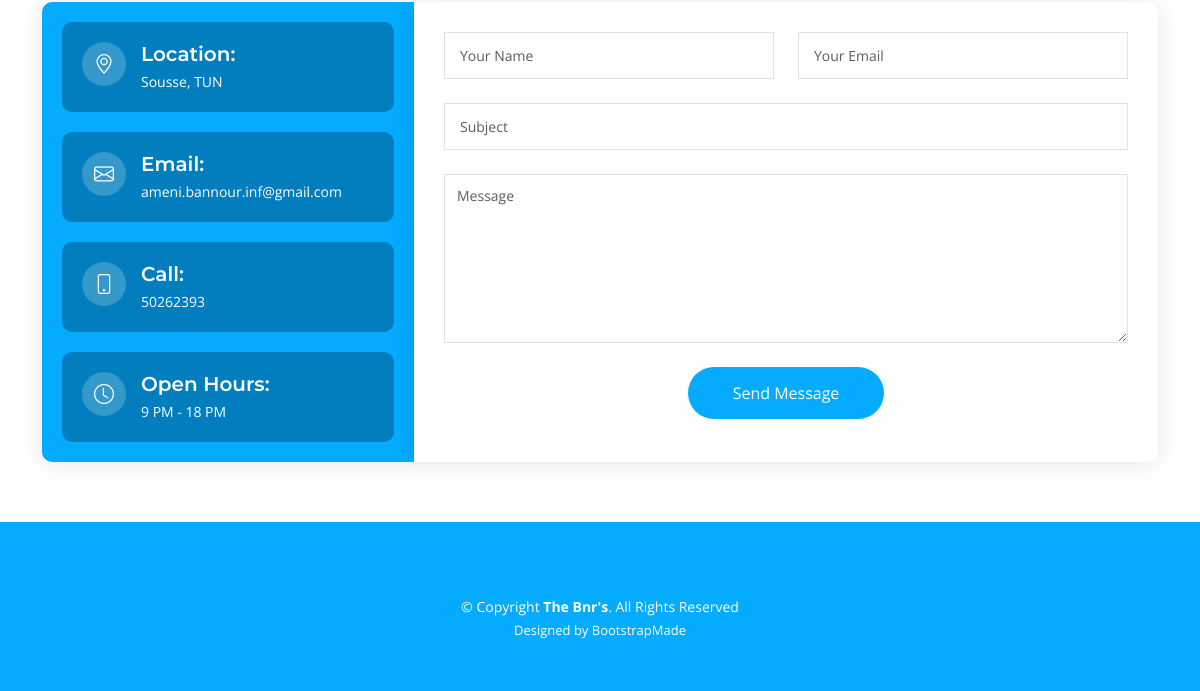
Before: / (lower part) with the older database file.
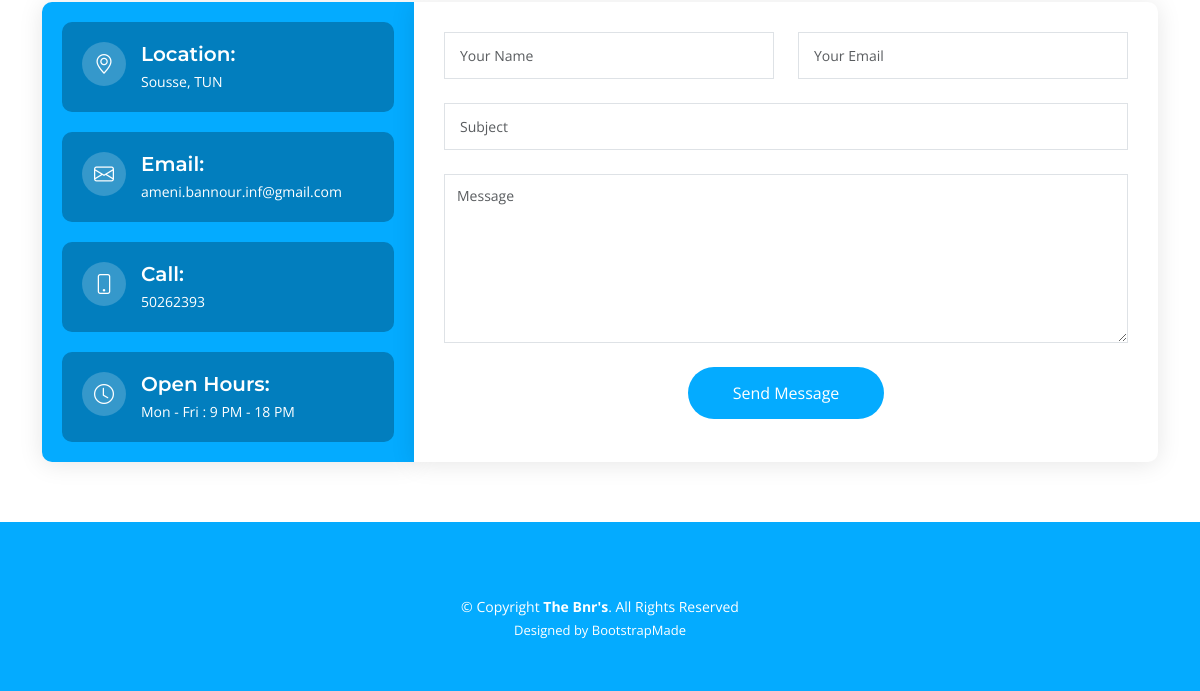
After: the same page with the newer database file.
### app/models.py (models this page shows, shortened)
class GeneralInfo(models.Model):
    company_name = models.CharField(max_length=255, default="company")
    location = models.CharField(max_length=255)
    email = models.EmailField()
    phone = models.CharField(max_length=20)
    open_hours = models.CharField(max_length=100, blank=True, null=True)
    video_url = models.URLField( blank=True, null=True)
    twitter_url = models.URLField( blank=True, null=True)
    facebook_url = models.URLField( blank=True, null=True)
    instagram_url = models.URLField( blank=True, null=True)
    linkedin_url = models.URLField( blank=True, null=True)

### app/views.py (the view)
# urls.py: path('', index )
def index(request):
    general_info = GeneralInfo.objects.first()
    print(f'general info : {general_info.company_name}')
    context={
    "company_name":general_info.company_name,
    "location" : general_info.location,
    "email" : general_info.email,
    "phone" : general_info.phone,
    "open_hours" : general_info.open_hours,
    "video_url" : general_info.video_url,
    "twitter_url" : general_info.twitter_url,
    "facebook_url" : general_info.facebook_url,
    "instagram_url" : general_info.instagram_url,
    "linkedin_url" : general_info.linkedin_url,
    }
    print(f"context is : {context}")
    return render(request,"index.html" ,context)

### templates/index.html (shortened to what this page needs)
{% extends 'assets/main.html' %}
{% load static %}
{% block mainContent %}
    <section id="contact" class="contact">
      <div class="container" data-aos="fade-up">
        <div class="row gx-lg-0 gy-4">
          <div class="col-lg-4">
            <div class="info-container d-flex flex-column align-items-center justify-content-center">
              <div class="info-item d-flex">
                <i class="bi bi-geo-alt flex-shrink-0"></i>
                <div>
                  <h4>Location:</h4>
                  <p>{{location}}</p>
                </div>
              </div>
              <div class="info-item d-flex">
                <i class="bi bi-envelope flex-shrink-0"></i>
                <div>
                  <h4>Email:</h4>
                  <p>{{email}}</p>
                </div>
              </div>
              <div class="info-item d-flex">
                <i class="bi bi-phone flex-shrink-0"></i>
                <div>
                  <h4>Call:</h4>
                  <p>{{phone}}</p>
                </div>
              </div>
              <div class="info-item d-flex">
                <i class="bi bi-clock flex-shrink-0"></i>
                <div>
                  <h4>Open Hours:</h4>
                  <p>{{open_hours}}</p>
                </div>
              </div>
            </div>
          </div>
          <div class="col-lg-8">
            <form action="" method="post" role="form" class="php-email-form">
              <div class="row">
                <div class="col-md-6 form-group">
                  <input type="text" name="name" class="form-control" id="name" placeholder="Your Name" required>
                </div>
                <div class="col-md-6 form-group mt-3 mt-md-0">
                  <input type="email" class="form-control" name="email" id="email" placeholder="Your Email" required>
                </div>
              </div>
              <div class="form-group mt-3">
                <input type="text" class="form-control" name="subject" id="subject" placeholder="Subject" required>
              </div>
              <div class="form-group mt-3">
                <textarea class="form-control" name="message" rows="7" placeholder="Message" required></textarea>
              </div>
              <div class="text-center"><button type="submit">Send Message</button></div>
            </form>
          </div>
        </div>
      </div>
    </section>
{% endblock mainContent %}

### templates/assets/main.html (shortened to what this page needs)
 {% load static %}
<!DOCTYPE html>
<html lang="en">
<head>
  <link href="{% static 'assets/vendor/bootstrap/css/bootstrap.min.css' %}" rel="stylesheet">
  <link href="{% static 'assets/vendor/bootstrap-icons/bootstrap-icons.css' %}" rel="stylesheet">
  <link href="{% static 'assets/vendor/aos/aos.css' %}" rel="stylesheet">
  <link href="{% static 'assets/vendor/glightbox/css/glightbox.min.css' %}" rel="stylesheet">
  <link href="{% static 'assets/vendor/swiper/swiper-bundle.min.css' %}" rel="stylesheet">
  <link href="{% static 'assets/css/main.css' %}" rel="stylesheet">
</head>
<body>
  <main id="main">
{% block mainContent %}
{% endblock mainContent %}
  </main>
 {% include 'assets/footer.html' %}
</body>
</html>

### templates/assets/header.html (shortened to what this page needs)
{% load static %}

### templates/assets/footer.html
{% load static %}
 <footer id="footer" class="footer">
    <div class="container mt-4">
      <div class="copyright">
        &copy; Copyright <strong><span>{{company_name}}</span></strong>. All Rights Reserved
      </div>
      <div class="credits">
        Designed by <a href="https://bootstrapmade.com/">BootstrapMade</a>
      </div>
    </div>
  </footer>

### static/assets/css/main.css (style rules this page uses)
:root { --font-default: "Open Sans", system-ui, -apple-system, "Segoe UI", Roboto, "Helvetica Neue", Arial, "Noto Sans", "Liberation Sans", sans-serif, "Apple Color Emoji", "Segoe UI Emoji", "Segoe UI Symbol", "Noto Color Emoji"; --font-primary: "Montserrat", sans-serif; --font-secondary: "Poppins", sans-serif; }
:root { --color-default: #222222; --color-primary: #04abff; --color-secondary: #f85a40; }
:root { scroll-behavior: smooth; }
body { font-family: var(--font-default); color: var(--color-default); }
a { color: var(--color-primary); text-decoration: none; }
h1, h2, h3, h4, h5, h6 { font-family: var(--font-primary); }
section { padding: 60px 0; overflow: hidden; }
section { scroll-margin-top: 70px; }
.contact .info-container { background-color: var(--color-primary); height: 100%; padding: 20px; border-radius: 10px 0 0 10px; box-shadow: 0px 2px 25px rgba(0, 0, 0, 0.1); }
.contact .info-item { width: 100%; background-color: #027ebe; margin-bottom: 20px; padding: 20px; border-radius: 10px; color: #fff; }
.contact .info-item:last-child { margin-bottom: 0; }
.contact .info-item i { font-size: 20px; color: #fff; float: left; width: 44px; height: 44px; background-color: rgba(255, 255, 255, 0.2); display: flex; justify-content: center; align-items: center; border-radius: 50px; transition: all 0.3s ease-in-out; margin-right: 15px; }
.contact .info-item h4 { padding: 0; font-size: 20px; font-weight: 600; margin-bottom: 5px; }
.contact .info-item p { padding: 0; margin-bottom: 0; font-size: 14px; }
.contact .php-email-form { width: 100%; height: 100%; background: #fff; box-shadow: 0px 2px 25px rgba(0, 0, 0, 0.1); padding: 30px; border-radius: 0 10px 10px 0; }
.contact .php-email-form .form-group { padding-bottom: 8px; }
.contact .php-email-form input, .contact .php-email-form textarea { border-radius: 0; box-shadow: none; font-size: 14px; }
.contact .php-email-form input[type=text], .contact .php-email-form input[type=email], .contact .php-email-form textarea { padding: 12px 15px; }
.contact .php-email-form textarea { padding: 10px 12px; }
.contact .php-email-form button[type=submit] { background: var(--color-primary); border: 0; padding: 14px 45px; color: #fff; transition: 0.4s; border-radius: 50px; }
.footer { font-size: 14px; background-color: var(--color-primary); padding: 50px 0; color: white; }
.footer .copyright { text-align: center; }
.footer .credits { padding-top: 4px; text-align: center; font-size: 13px; }
.footer .credits a { color: #fff; }

Changed rows visible on the page:
changed GeneralInfo "Sousse, TUN": open_hours "9 PM - 18 PM" → "Mon - Fri : 9 PM - 18 PM"
